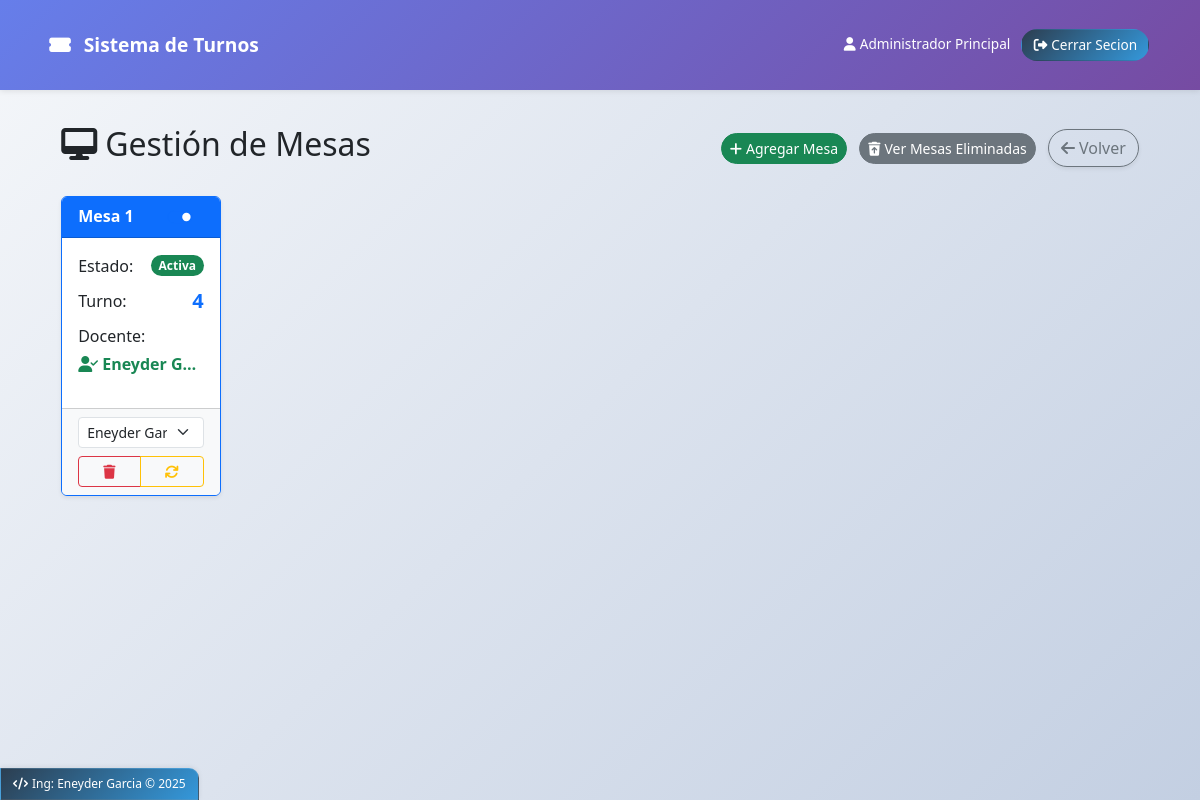
Screenshot of /admin/mesas (signed in) with the database file from the repository.
### models.py (models this page shows)
class Usuario(db.Model):
    __tablename__ = 'usuario'
    id = db.Column(db.Integer, primary_key=True)
    nombre = db.Column(db.String(100), nullable=False)
    email = db.Column(db.String(100), unique=True, nullable=False)
    password = db.Column(db.String(100), nullable=False)
    rol = db.Column(db.String(20), nullable=False)
    activo = db.Column(db.Boolean, default=True)
    def to_dict(self):
        return {
            'id': self.id,
            'nombre': self.nombre,
            'email': self.email,
            'rol': self.rol,
            'activo': self.activo,
            'mesa_id': self.mesa_asignada.id if self.mesa_asignada else None,
            'mesa': self.mesa_asignada.numero if self.mesa_asignada else None
        }

### app.py (the view)
@app.route('/admin/mesas')
@login_required
@admin_required
def admin_mesas():
    mesas = Mesa.query.filter_by(eliminada=False).all()
    docentes = Usuario.query.filter_by(rol='docente', activo=True).all()
    for docente in docentes:
        docente_dict = docente.to_dict()
        docente_dict['asignado'] = docente_ya_asignado(docente.id)
    return render_template('admin/mesas.html',
                         mesas=[m.to_dict() for m in mesas],
                         docentes=[d.to_dict() for d in docentes])

### app.py (called while the page is built, shortened)
def docente_ya_asignado(docente_id):
    if not docente_id:
        return False
    mesa_asignada = Mesa.query.filter_by(
        docente_id=docente_id,
        activa=True,
        eliminada=False
    ).first()
    return mesa_asignada is not None

@app.context_processor
def inject_now():
    return {'now': datetime.now()}

def login_required(f):
    @wraps(f)
    def decorated_function(*args, **kwargs):
        if 'usuario' not in session:
            flash('Debes iniciar sesión para acceder a esta página', 'warning')
            return redirect(url_for('login'))
        return f(*args, **kwargs)
    return decorated_function

def admin_required(f):
    @wraps(f)
    def decorated_function(*args, **kwargs):
        if 'usuario' not in session or session['usuario'].get('rol') != 'admin':
            flash('No tienes permisos para acceder a esta página', 'danger')
            return redirect(url_for('index'))
        return f(*args, **kwargs)
    return decorated_function

def inicializar_base_datos():
    with app.app_context():
        db.create_all()

@app.before_request
def create_tables():
    inicializar_base_datos()

### models.py (called while the page is built)
    def to_dict(self):
        return {
            'id': self.id,
            'numero': self.numero,
            'turno_actual': self.turno_actual,
            'activa': self.activa,
            'docente_id': self.docente_id,
            'docente': self.docente.nombre if self.docente else None,
            'eliminada': self.eliminada
        }

### templates/admin/mesas.html (shortened to what this page needs)
{% extends "base.html" %}
{% block content %}
<div class="container-fluid">
    <div class="d-flex justify-content-between align-items-center mb-4">
        <h2><i class="fas fa-desktop me-2"></i>Gestión de Mesas</h2>
        <div>
            <button class="btn btn-success btn-sm me-2 rounded-pill" onclick="crearMesa()">
                <i class="fas fa-plus me-1"></i>Agregar Mesa
            </button>
            <button class="btn btn-secondary btn-sm me-2 rounded-pill" data-bs-toggle="modal" data-bs-target="#mesasEliminadasModal">
                <i class="fas fa-trash-restore me-1"></i>Ver Mesas Eliminadas
            </button>
            <a href="{{ url_for('admin_dashboard') }}" class="btn btn-outline-secondary shadow-sm rounded-pill">
                <i class="fas fa-arrow-left me-1"></i>Volver
            </a>
        </div>
    </div>
    <div class="row" id="mesas-container">
        {% for mesa in mesas %}
        <div class="col-md-4 col-lg-3 col-xl-2 mb-4 mesa-card" id="mesa-{{ mesa.id }}">
            <div class="card h-100 shadow-sm border-{% if mesa.activa %}primary{% else %}secondary{% endif %}">
                <div class="card-header bg-{% if mesa.activa %}primary{% else %}secondary{% endif %} text-white d-flex justify-content-between align-items-center py-2">
                    <h6 class="card-title mb-0 fw-bold">Mesa {{ mesa.numero }}</h6>
                    <div class="form-check form-switch mb-0">
                        <input class="form-check-input" type="checkbox" {% if mesa.activa %}checked{% endif %}
                               onchange="toggleMesa({{ mesa.id }})" style="transform: scale(0.8);">
                    </div>
                </div>
                <div class="card-body py-3">
                    <div class="d-flex justify-content-between align-items-center mb-2">
                        <span class="fw-medium">Estado:</span>
                        {% if mesa.activa %}
                        <span class="badge bg-success rounded-pill">Activa</span>
                        {% else %}
                        <span class="badge bg-secondary rounded-pill">Inactiva</span>
                        {% endif %}
                    </div>
                    <div class="d-flex justify-content-between align-items-center mb-2">
                        <span class="fw-medium">Turno:</span>
                        <span class="fs-5 fw-bold text-primary">{{ mesa.turno_actual }}</span>
                    </div>
                    <div class="mb-3">
                        <span class="fw-medium d-block mb-1">Docente:</span>
                        {% if mesa.docente %}
                        <span class="text-success fw-semibold d-block text-truncate" style="max-width: 150px;" title="{{ mesa.docente }}">
                            <i class="fas fa-user-check me-1"></i>{{ mesa.docente }}
                        </span>
                        {% else %}
                        <span class="text-danger"><i class="fas fa-user-times me-1"></i>Sin asignar</span>
                        {% endif %}
                    </div>
                </div>
                <div class="card-footer bg-light py-2">
                    <select class="form-select form-select-sm mb-2 docente-select" id="docente-select-{{ mesa.id }}"
                            onchange="asignarDocente({{ mesa.id }})" {% if not mesa.activa %}disabled{% endif %}>
                        {% for docente in docentes %}
                        <option value="{{ docente.id }}"
                                {% if mesa.docente_id == docente.id %}selected{% endif %}
                                data-asignado="{{ 'true' if docente.asignado else 'false' }}"
                                data-mesa-actual="{{ mesa.id if mesa.docente_id == docente.id else '' }}">
                            {{ docente.nombre }}{% if docente.asignado and mesa.docente_id != docente.id %} (Asignado){% endif %}
                        </option>
                        {% endfor %}
                    </select>
                    <div class="btn-group w-100">
                        <button class="btn btn-outline-danger btn-sm" onclick="eliminarMesa({{ mesa.id }})" title="Eliminar mesa">
                            <i class="fas fa-trash"></i>
                        </button>
                        <button class="btn btn-outline-warning btn-sm" onclick="reiniciarTurno({{ mesa.id }})" title="Reiniciar turno">
                            <i class="fas fa-sync"></i>
                        </button>
                    </div>
                </div>
            </div>
        </div>
        {% endfor %}
    </div>
</div>
{% endblock %}

### templates/base.html (shortened to what this page needs)
<!DOCTYPE html>
<html lang="es">
<head>
    <link href="https://cdn.jsdelivr.net/npm/bootstrap@5.3.0/dist/css/bootstrap.min.css" rel="stylesheet">
    <link rel="stylesheet" href="https://cdnjs.cloudflare.com/ajax/libs/font-awesome/6.4.0/css/all.min.css">
</head>
<body>
    <nav class="navbar navbar-expand-lg navbar-dark">
        <div class="container">
            <a class="navbar-brand" href="{{ url_for('index') }}">
                <i class="fas fa-ticket-alt me-2"></i>
                Sistema de Turnos
            </a>
            <div class="collapse navbar-collapse" id="navbarNav">
                <ul class="navbar-nav ms-auto">
                    {% if session.usuario %}
                        <li class="nav-item">
                            <span class="nav-link text-white" style="border: none !important; background: none !important; padding: 0.3rem 0.5rem !important;">
                                <i class="fas fa-user me-1"></i>{{ session.usuario.nombre }}
                            </span>
                        </li>
                        <li class="nav-item">
                            <a class="nav-link nav-link-dark" href="{{ url_for('logout') }}">
                                <i class="fas fa-sign-out-alt me-1"></i>Cerrar Secion
                            </a>
                        </li>
                    {% endif %}
                </ul>
            </div>
        </div>
    </nav>
    <main class="container mt-3 fade-in">
        {% block content %}{% endblock %}
    </main>
    <footer class="custom-footer">
        <p class="mb-0">
            <i class="fas fa-code me-1"></i>Ing: Eneyder Garcia &copy; <span id="current-year"></span>
        </p>
    </footer>
</body>
</html>

### templates/base.html (style rules this page uses)
:root { --primary-gradient: linear-gradient(135deg, #667eea 0%, #764ba2 100%); --secondary-gradient: linear-gradient(135deg, #f093fb 0%, #f5576c 100%); --success-gradient: linear-gradient(135deg, #4facfe 0%, #00f2fe 100%); --dark-gradient: linear-gradient(135deg, #2c3e50 0%, #3498db 100%); }
body { display: flex; flex-direction: column; min-height: 100vh; position: relative; padding-bottom: 50px; background: linear-gradient(135deg, #f5f7fa 0%, #c3cfe2 100%); font-family: 'Segoe UI', Tahoma, Geneva, Verdana, sans-serif; }
main { flex: 1; }
.navbar { background: var(--primary-gradient) !important; box-shadow: 0 1px 6px rgba(0, 0, 0, 0.1); padding: 0.4rem 0; }
.navbar-brand { font-weight: 700; font-size: 1.2rem; }
.nav-link { font-weight: 500; padding: 0.3rem 0.7rem !important; border-radius: 18px; margin: 0 0.1rem; transition: all 0.2s ease; border: 1.5px solid transparent; font-size: 0.85rem; }
.nav-link-dark { background: var(--dark-gradient); color: white !important; }
.nav-link { position: relative; overflow: hidden; }
.nav-link::before { content: ''; position: absolute; top: 0; left: -100%; width: 100%; height: 100%; background: linear-gradient(90deg, transparent, rgba(255, 255, 255, 0.15), transparent); transition: 0.3s; }
.custom-footer { position: fixed; left: 0; bottom: 0; width: auto; background: var(--dark-gradient); padding: 6px 12px; border-top-right-radius: 10px; box-shadow: 0 -1px 5px rgba(0, 0, 0, 0.08); z-index: 1000; border: 1px solid rgba(255, 255, 255, 0.1); }
.custom-footer p { margin: 0; font-size: 0.75rem; color: white; font-weight: 500; }
.container { padding: 1.2rem; }
.fade-in { animation: fadeIn 0.3s ease-out; }

### rows the page displays
Usuario: usuario.nombre "Administrador Principal"
Usuario: numero "1", turno_actual "4", docente "Eneyder G…"

### other values shown
form field value "Eneyder Garcia"
